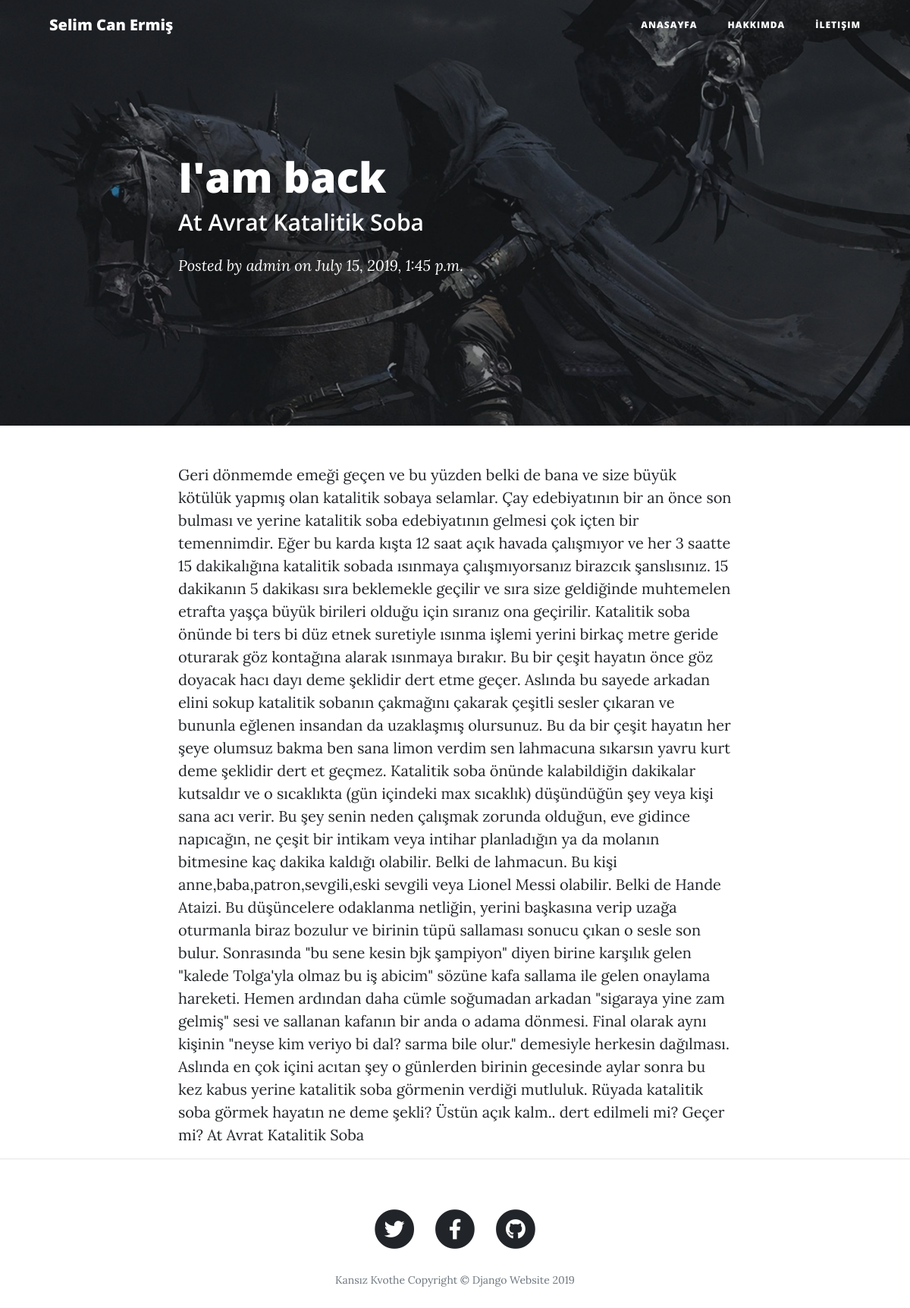
Screenshot of /post/12/ with the database file from the repository.
### blog/models.py (models this page shows, shortened)
class Post(models.Model):
    title = models.CharField(max_length = 100)
    subtitle = models.CharField(max_length = 100)
    content = RichTextField()
    author = models.ForeignKey(
        'auth.User',
        on_delete = models.CASCADE,)
    date = models.DateTimeField(auto_now_add=True)
    image = models.ImageField(upload_to = 'images/', null=True)
    class Meta:
        ordering = ['-date']

### blog/views.py (the view)
# urls.py: path('post/<int:pk>/', BlogDetailView.as_view(), name='post'),
class BlogDetailView(DetailView):
    model = Post
    template_name = 'post.html'

### templates/post.html
{% extends 'base.html' %}
{% block content %}
  <header class="masthead" style="background-image: url({{ post.image.url }})">
    <div class="overlay"></div>
    <div class="container">
      <div class="row">
        <div class="col-lg-8 col-md-10 mx-auto">
          <div class="post-heading">
            <h1>{{ post.title }}</h1>
            <h2 class="subheading">{{ post.subtitle }}</h2>
            <span class="meta">Posted by
              <a href="#">{{ post.author }}</a>
              on {{ post.date }}</span>
          </div>
        </div>
      </div>
    </div>
  </header>
  <article>
    <div class="container">
      <div class="row">
        <div class="col-lg-8 col-md-10 mx-auto">
          {{ post.content|safe }}
        </div>
      </div>
    </div>
  </article>
  <hr>
  {% endblock content %}

### rows the page displays
Post: image (picture), title "I'am back", subtitle "At Avrat Katalitik Soba", author "admin", date "July 15, 2019, 1:45 p.m.", content "Geri dönmemde emeği geçen ve bu yüzden belki de bana ve size büyük kötülük yapmış olan katalitik sobaya selamlar. Çay edebiyatının bir an önce son bulması ve yerine katalitik soba edebiyatının gelmesi çok içten bir temennimdir. Eğer bu karda kışta 12 saat açık havada çalışmıyor ve her 3 saatte 15 dakikalığına katalitik sobada ısınmaya çalışmıyorsanız birazcık şanslısınız. 15 dakikanın 5 dakikası sıra beklemekle geçilir ve sıra size geldiğinde muhtemelen etrafta yaşça büyük birileri olduğu için sıranız ona geçirilir. Katalitik soba önünde bi ters bi düz etnek suretiyle ısınma işlemi yerini birkaç metre geride oturarak göz kontağına alarak ısınmaya bırakır. Bu bir çeşit hayatın önce göz…"
